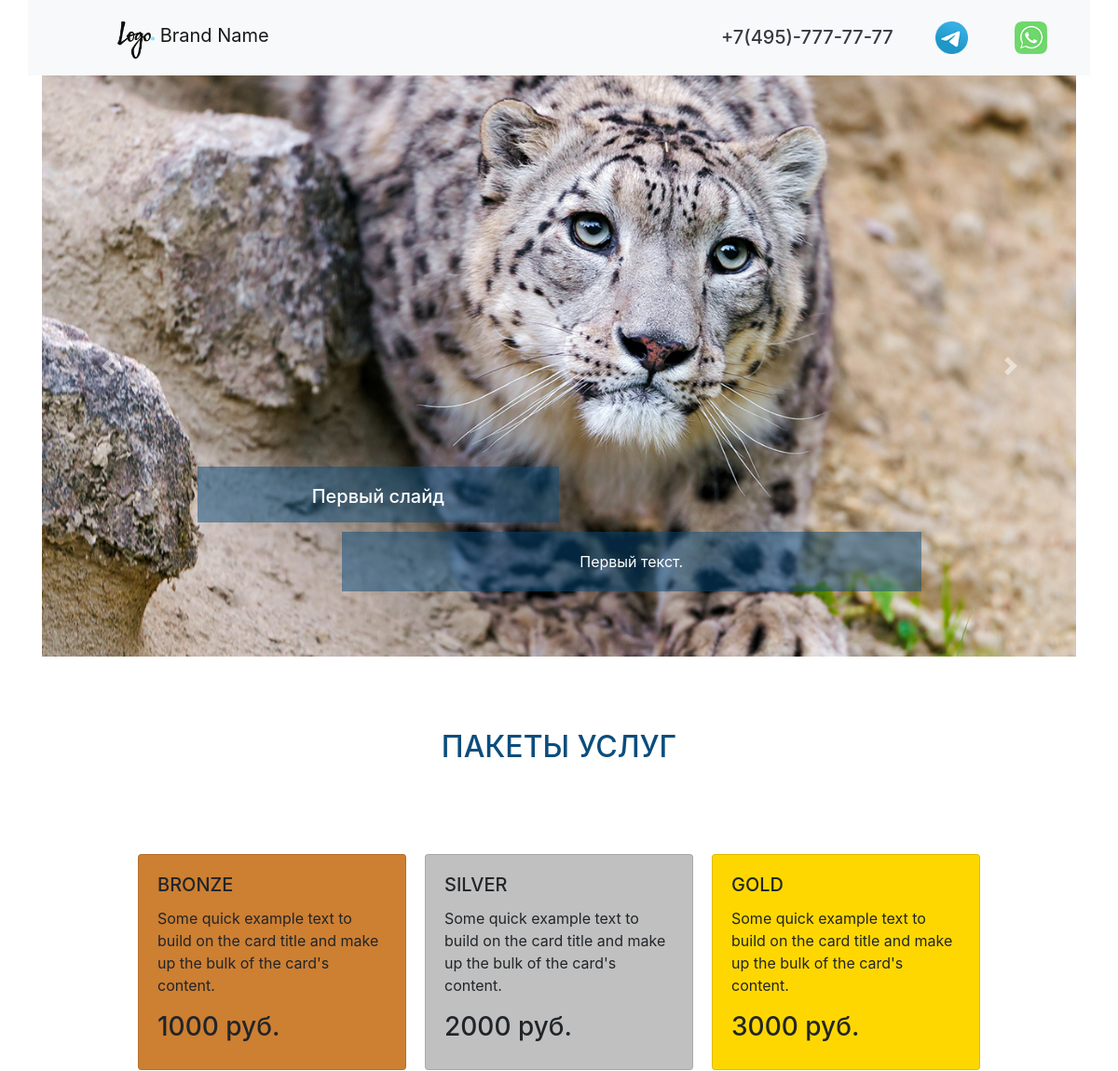
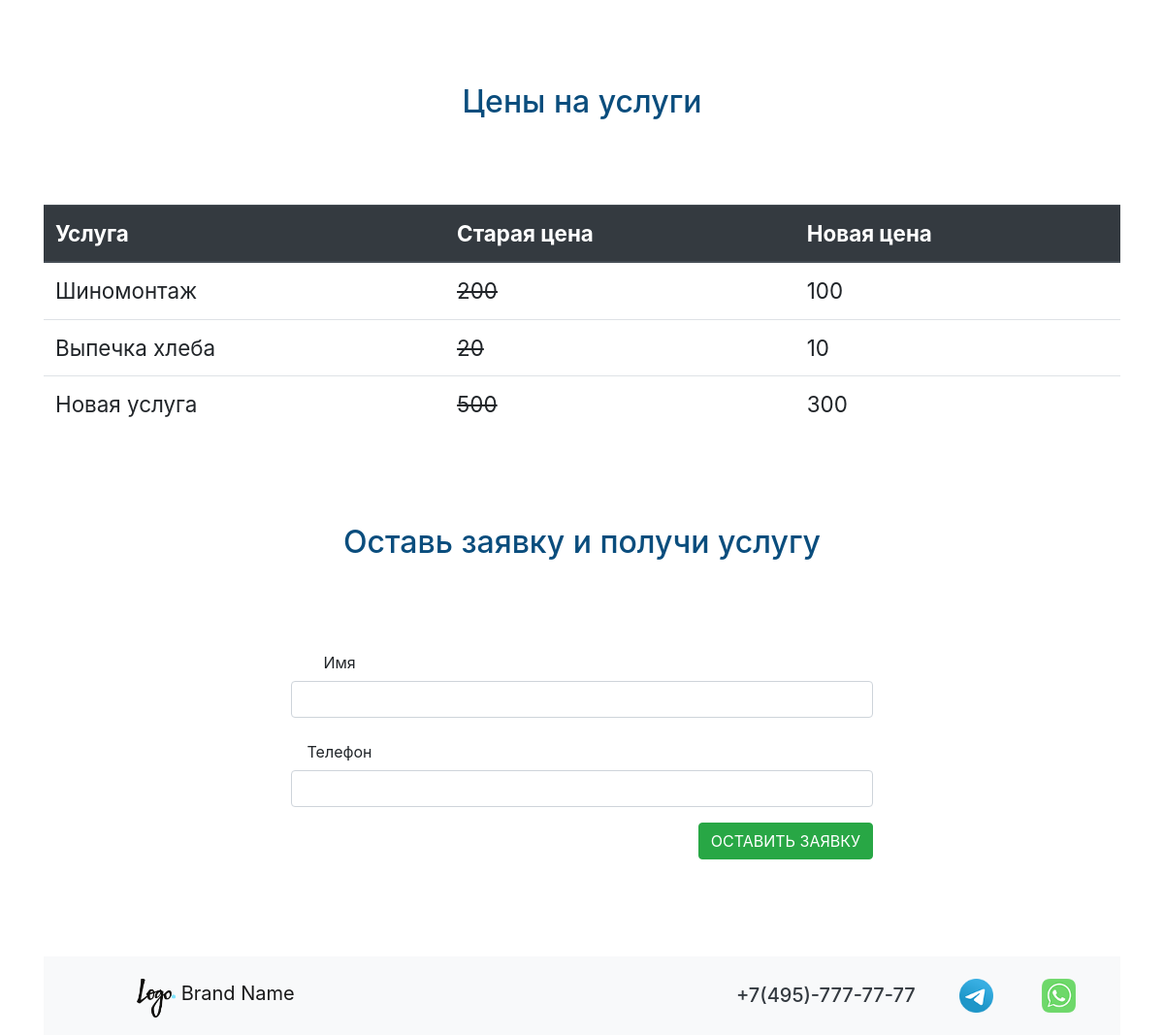
The page / on the database its author committed (2 pictures, top to bottom).
### cms/models.py (models this page shows, shortened)
class CmsSlider(models.Model):
    cms_img = models.ImageField(upload_to='sladerimg/')
    cms_title = models.CharField(max_length=200, verbose_name='Заголовок')
    cms_text = models.CharField(max_length=200, verbose_name='Текст')
    cms_css = models.CharField(max_length=200, null=True, default='-', verbose_name='CSS класс')
    class Meta:
        verbose_name = "Слайд"
        verbose_name_plural = "Слайды"

### price/models.py (models this page shows, shortened)
class PriceCard(models.Model):
    pc_value = models.CharField(max_length=200, verbose_name='Цена')
    pc_description = models.CharField(max_length=200, verbose_name='Описание')
    def __str__(self):
        return self.pc_value
    class Meta:
        verbose_name = "Цены"
        verbose_name_plural = "Цена"

class PriceTable(models.Model):
    pt_title = models.CharField(max_length=200, verbose_name='Услуга')
    pt_old_price = models.CharField(max_length=200, verbose_name='Старая цена')
    pt_new_price = models.CharField(max_length=200, verbose_name='Новая цена')
    class Meta:
        verbose_name = "Услугу"
        verbose_name_plural = "Услуги"

### crm/views.py (the view)
# urls.py: path('', views.first_page),
def first_page(request):
    slider_list = CmsSlider.objects.all()
    pc_1 = PriceCard.objects.get(pk=1)
    pc_2 = PriceCard.objects.get(pk=2)
    pc_3 = PriceCard.objects.get(pk=4)
    price_table = PriceTable.objects.all()
    form = OrderForm()
    dict_obj = {'slider_list': slider_list,
                'pc_1': pc_1,
                'pc_2': pc_2,
                'pc_3': pc_3,
                'price_table': price_table,
                'form': form,
                }
    return render(request, './index.html', dict_obj)

### crm/forms.py
class OrderForm(forms.Form):
    name = forms.CharField(max_length=200, required=False, widget=forms.TimeInput(attrs={'class': 'form-control'}))
    phone = forms.CharField(max_length=200, widget=forms.TextInput(attrs={'class': 'form-control'}))

### templates/index.html (shortened to what this page needs)
{% extends 'base.html' %}
{% load static %}
{% block index %}
	{% include 'carusel.html' %}
  	{% include 'price.html' %}
  	<section>
  		<div class="container class_form">
  			<h1 class="text-3">Оставь заявку и получи услугу</h1>
  			<div class="row justify-content-center">
  			<form action="{% url 'thanks_page' %}" method="POST" style="width: 50%;">
			  <div class="form-group row">
			    <label for="inputEmail3" class="col-sm-2 col-form-label">Имя</label><br>
				  {{ form.name }}
			  </div>
			  <div class="form-group row">
			    <label for="inputEmail3" class="col-sm-2 col-form-label">Телефон</label><br>
			      {{ form.phone }}
			  </div>
			  <div style="float: right;" class="form-group row">
			      <button type="submit" class="btn btn-success">ОСТАВИТЬ ЗАЯВКУ</button>
			  </div>
			</form>
			</div>
  		</div>
  	</section>
{% endblock %}

### templates/base.html (shortened to what this page needs)
{% load static %}
<!doctype html>
<html lang="ru">
{% block head %}
  <head>
    <link href="{% static 'external.css' %}" rel="stylesheet">
    <link rel="stylesheet" href="https://cdn.jsdelivr.net/npm/bootstrap@4.5.3/dist/css/bootstrap.min.css">
  </head>
  <body>
	<nav class="navbar navbar-light bg-light container">
	  <a class="navbar-brand logo-top" href="#">
	    <img src="{% static 'img/Logo.png' %}" width="40" height="40" class="d-inline-block align-top" alt="" loading="lazy">
	    Brand Name
	  </a>
	  <div class="contact-top">
                <a class="whatsapp-number" href="https://web.whatsapp.com/"></a>
                <a class="telegram-number" href="https://t.me/"></a>
              <a class="phone-number text-dark" href="tel:+74957777777">
              	<h5>+7(495)-777-77-77</h5></a>
      </div>
	</nav>
{% endblock %}
{% block index %}
{% endblock %}
{% block footer %}
<footer>
  		<div class="container">
  			<nav class="navbar navbar-light bg-light container">
			    <a class="navbar-brand logo-top" href="#">
			    	<img src="{% static 'img/Logo.png' %}" width="40" height="40" class="d-inline-block align-top" alt="" loading="lazy">
			    	Brand Name
			    </a>
	  			<div class="contact-top">
	                <a class="whatsapp-number" href="https://web.whatsapp.com/"></a>
	                <a class="telegram-number" href="https://t.me/"></a>
	              	<a class="phone-number text-dark" href="tel:+74957777777">
	              	<h5>+7(495)-777-77-77</h5></a>
      			</div>
			</nav>
  		</div>
  	    </footer>
  </body>
</html>
{% endblock %}

### templates/carusel.html (shortened to what this page needs)
{% load static %}
  	<section>
  		<div id="carouselExampleCaptions" class="carousel slide container" data-ride="carousel">
		  <div class="carousel-inner">
			  {% for slide in slider_list %}
			  <div class="carousel-item {{ slide.cms_css }}">
		      <img src="{{ slide.cms_img.url }}" class="d-block w-100"  alt="...">
		      <div class="carousel-caption d-none d-md-block">
		        <h5 class="slaider_h">{{ slide.cms_title }}</h5>
		        <p class="slaider_p">{{ slide.cms_text}}.</p>
		      </div>
		    </div>
			{% endfor %}
		  </div>
		  <a class="carousel-control-prev" href="#carouselExampleCaptions" role="button" data-slide="prev">
		    <span class="carousel-control-prev-icon" aria-hidden="true"></span>
		  </a>
		  <a class="carousel-control-next" href="#carouselExampleCaptions" role="button" data-slide="next">
		    <span class="carousel-control-next-icon" aria-hidden="true"></span>
		  </a>
		</div>
  	</section>

### templates/price.html
  	<section>
  		<div class="container">
  			<h1 class="text-3">ПАКЕТЫ УСЛУГ</h1>
  			<div class="row justify-content-center">
  				<div class="card product_card" style="width: 18rem; background-color: #cd7f32;">
				  <div class="card-body">
				    <h5 class="card-title">BRONZE</h5>
				    <p class="card-text">Some quick example text to build on the card title and make up the bulk of the card's content.</p>
				    <h3>{{ pc_1 }} руб.</h3>
				  </div>
				</div>
				<div class="card product_card" style="width: 18rem; background-color: #c0c0c0;">
				  <div class="card-body">
				    <h5 class="card-title">SILVER</h5>
				    <p class="card-text">Some quick example text to build on the card title and make up the bulk of the card's content.</p>
				    <h3>{{ pc_2 }} руб.</h3>
				  </div>
				</div>
				<div class="card product_card" style="width: 18rem; background-color: #ffd700;">
				  <div class="card-body">
				    <h5 class="card-title">GOLD</h5>
				    <p class="card-text">Some quick example text to build on the card title and make up the bulk of the card's content.</p>
				    <h3>{{ pc_3 }} руб.</h3>
				  </div>
				</div>
  			</div>
  		</div>
  	</section>
  	<section>
  		<div class="container">
  			<h1 class="text-3">Цены на услуги</h1>
  			<table class="table table_one">
			  <thead class="thead-dark">
			    <tr>
			      <th scope="col">Услуга</th>
			      <th scope="col">Старая цена</th>
			      <th scope="col">Новая цена</th>
			    </tr>
			  </thead>
			  <tbody>
			  {% for obj in price_table %}
			    <tr>
			      <td>{{ obj.pt_title }}</td>
			      <td><del>{{ obj.pt_old_price }}</del></td>
			      <td>{{ obj.pt_new_price }}</td>
			    </tr>
			  {% endfor %}
			  </tbody>
			</table>
  		</div>
  	</section>

### landingpage/static/external.css (style rules this page uses)
.logo-top { width: 100px; height: 40px; float: left; margin: 0px 0px 5px 80px; }
.phone-number { width: 200px; height: 40px; float: right; margin: 20px 10px 5px 20px; }
.whatsapp-number { width: 35px; height: 35px; float: right; margin: 15px 30px 5px 20px; background: url(./img/wa-image-color.png) no-repeat center top / cover; transition: 0.5s ease-in-out; }
.telegram-number { width: 35px; height: 35px; float: right; margin: 15px 30px 5px 20px; background: url(./img/tg-image-color.png) no-repeat center top / cover; transition: 0.5s ease-in-out; }
.slaider_h { height: 60px; width: 50%; margin: 30px 0px 10px 0px; padding-top: 20px; background-color: rgba(10, 77, 125, 0.5); text-align: center; }
.slaider_p { height: 100%; width: 80%; float: right; margin: 0px 0px 30px 0px; padding-top: 20px; padding-bottom: 20px; background-color: rgba(10, 77, 125, 0.5); text-align: center; }
.text-3 { color: rgb(10, 77, 125); font-size: 2em; text-align: center; padding-top: 7%; padding-bottom: 7%; }
.product_card { margin: 10px; }
.table_one { font-size: 1.4em; }
.class_form { text-align: center; padding-bottom: 7%; }

### rows shown on the page
CmsSlider: cms_img (picture), cms_title "Первый слайд", cms_text "Первый текст"
PriceCard: pc_value "1000"
PriceCard: pc_value "2000"
PriceCard: pc_value "3000"
PriceTable: pt_title "Шиномонтаж", pt_old_price "200", pt_new_price "100"
PriceTable: pt_title "Выпечка хлеба", pt_old_price "20", pt_new_price "10"
PriceTable: pt_title "Новая услуга", pt_old_price "500", pt_new_price "300"
